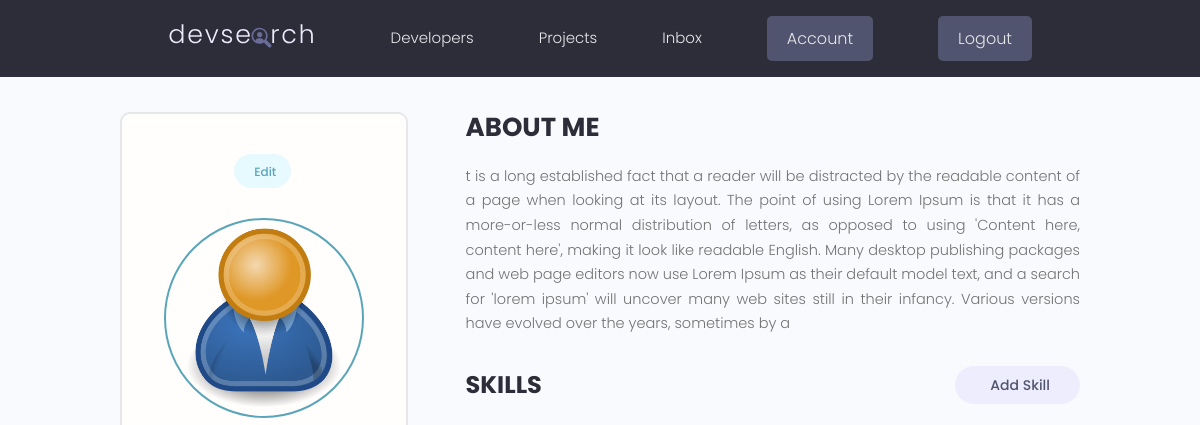
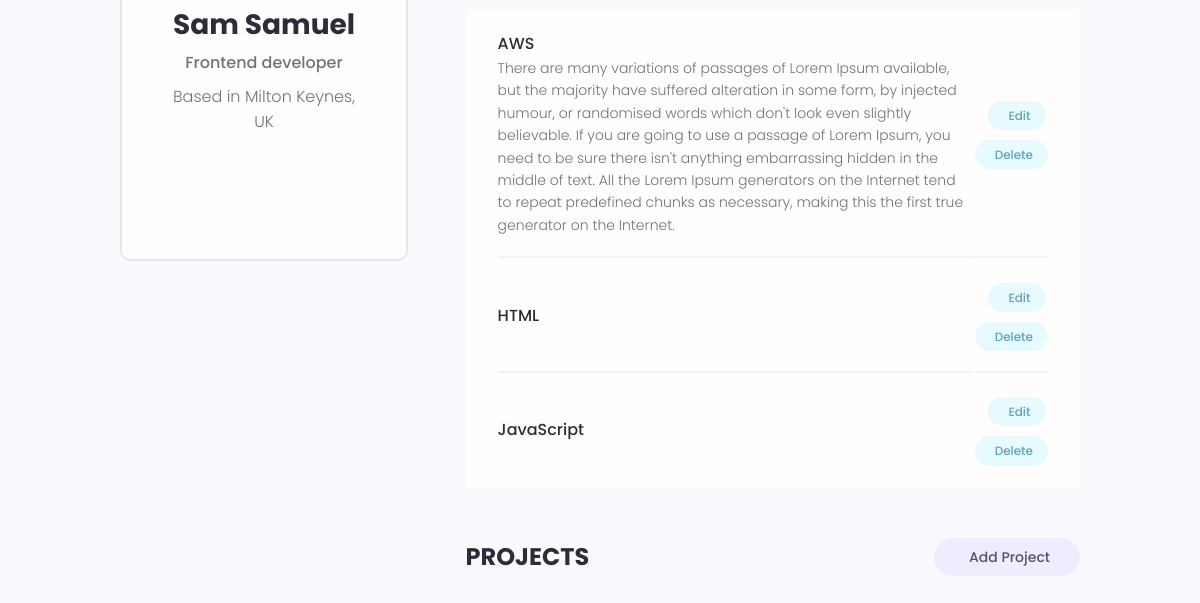
Before: /account/ (signed in) with the older database file (2 pictures, top to bottom).
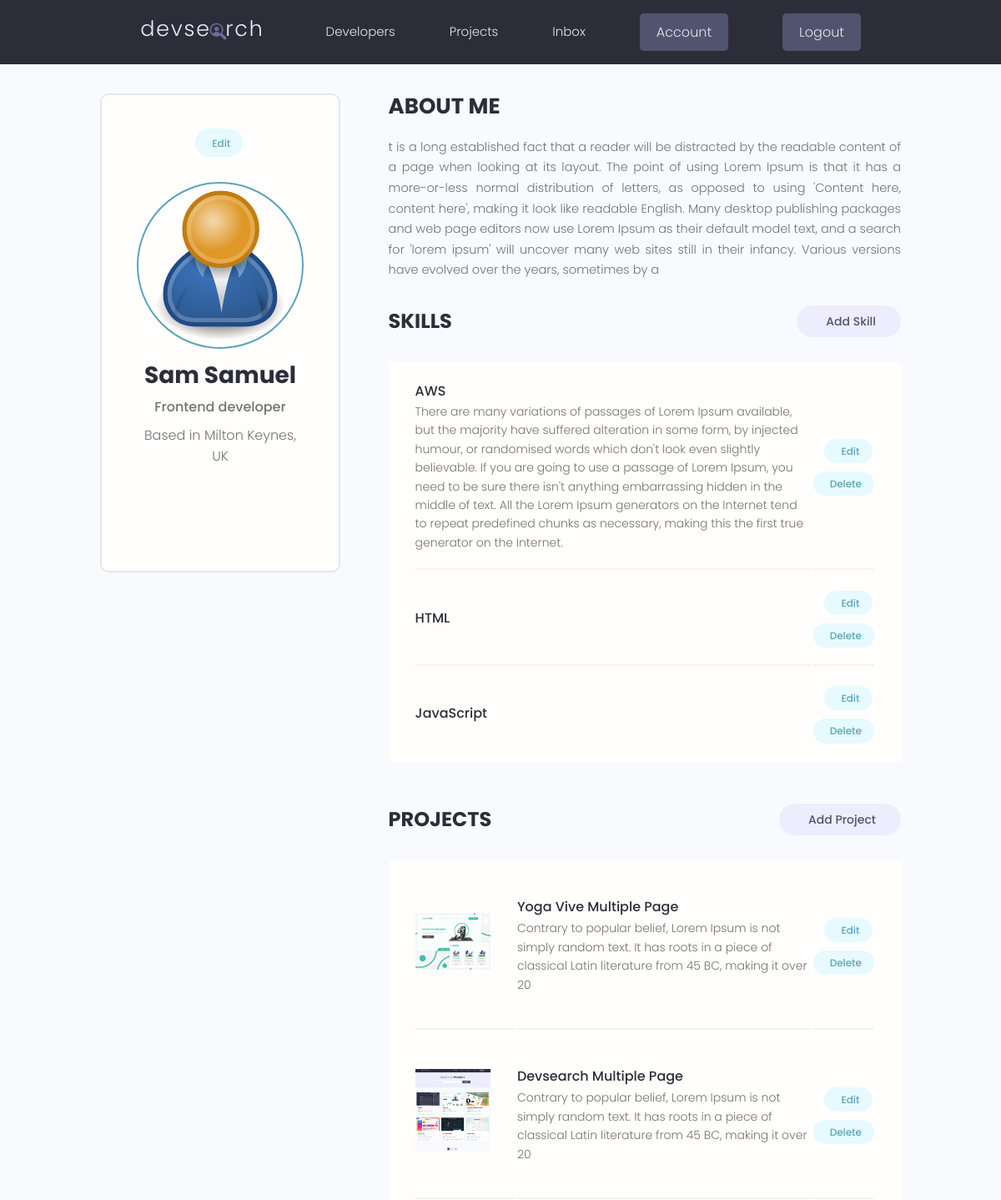
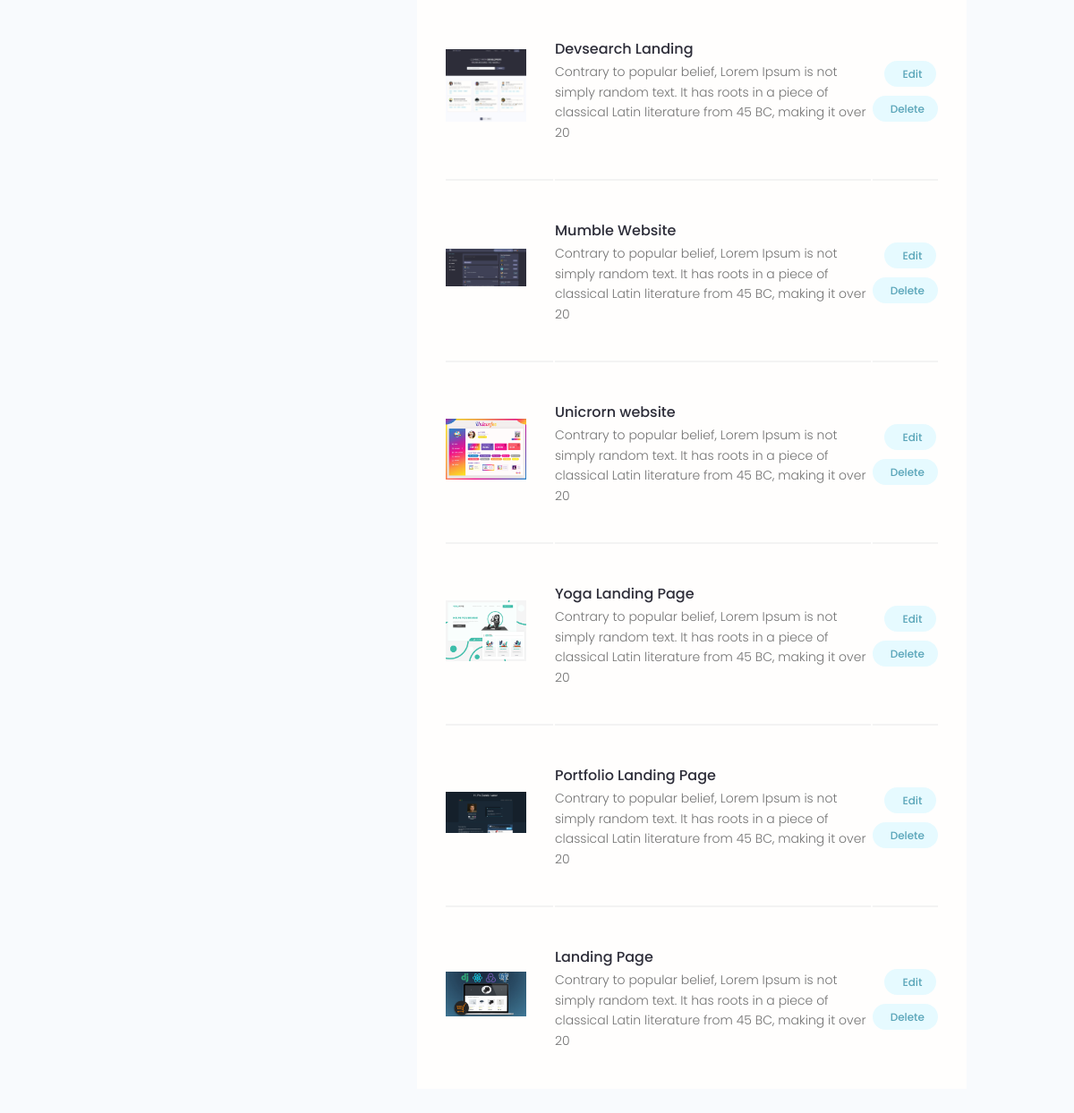
After: the same page with the newer database file (2 pictures, top to bottom).
### users/models.py (models this page shows, shortened)
class Skill(models.Model):
   owner = models.ForeignKey(Profile, on_delete=models.CASCADE, null=True, blank=True)
   name = models.CharField(max_length=200, null=True, blank=True)
   description = models.TextField(null=True, blank=True)
   created_at = models.DateTimeField(auto_now_add=True)
   id = models.UUIDField(default = uuid.uuid4, unique=True, primary_key=True, editable=False)

### projects/models.py (models this page shows, shortened)
class Projects(models.Model):
  owner = models.ForeignKey(Profile, null=True, blank=True, on_delete=models.SET_NULL)
  title = models.CharField(max_length=200)
  description = models.TextField(null=True, blank=True)
  featured_image = models.ImageField(null=True, blank=True, default="default.jpg")
  demo_link = models.CharField(max_length=2000,null=True, blank=True)
  source_link = models.CharField(max_length=2000,null=True, blank=True)
  tags = models.ManyToManyField(Tag, blank=True)
  vote_total = models.IntegerField(default=0,null=True, blank=True)
  vote_ratio = models.IntegerField(default=0,null=True, blank=True)
  created_at = models.DateTimeField(auto_now_add=True)
  id = models.UUIDField(default = uuid.uuid4, unique=True, primary_key=True, editable=False)
  class Meta:
   ordering = ['-created_at']

### users/views.py (the view)
# urls.py: path('account/', views.userAccount, name="account"),
@login_required(login_url="login")
def userAccount(request):
   profile = request.user.profile
   skills = profile.skill_set.all()
   projects = profile.projects_set.all()
   context = {'profile': profile, 'skills': skills, 'projects': projects}
   return render(request, 'users/account.html', context)

### users/templates/users/account.html (shortened to what this page needs)
{% extends 'main.html'%}
{% block content %}
<main class="settingsPage profile my-md">
  <div class="container">
    <div class="layout">
      <div class="column column--1of3">
        <div class="card text-center">
          <div class="card__body dev">
            <a class="tag tag--pill tag--main settings__btn" href="{% url 'edit-account' %}" target="_blank"> Edit</a>
            <img class="avatar avatar--xl dev__avatar" src="{{profile.profile_image.url}}" />
            <h2 class="dev__name">{{profile.name}}</h2>
            <p class="dev__title">{{profile.short_intro}}</p>
            <p class="dev__location">Based in {{profile.location}}</p>
            <ul class="dev__social">
            </ul>
          </div>
        </div>
      </div>
      <div class="column column--2of3">
        <div class="devInfo">
          <h3 class="devInfo__title">About Me</h3>
          <p class="devInfo__about">
            {{profile.bio}}
          </p>
        </div>
        <div class="settings">
          <h3 class="settings__title">Skills</h3>
          <a class="tag tag--pill tag--sub settings__btn tag--lg" href="{% url 'create-skill' %}"> Add Skill</a>
        </div>
        <table class="settings__table">
          {% for skill in skills%}
          <tr>
            <td class="settings__tableInfo">
              <h4>{{skill.name}}</h4>
              <p>
                {{skill.description}}
              </p>
            </td>
            <td class="settings__tableActions">
              <a class="tag tag--pill tag--main settings__btn" href="{% url 'update-skill' skill.id %}"
                target="_blank"> Edit</a>
              <a class="tag tag--pill tag--main settings__btn" href="{% url 'delete-skill' skill.id %}?next=/account">
                Delete</a>
            </td>
          </tr>
          {% endfor %}
        </table>
        <div class="settings">
          <h3 class="settings__title">Projects</h3>
          <a class="tag tag--pill tag--sub settings__btn tag--lg" href="{% url 'create-project'%}"> Add Project</a>
        </div>
        <table class="settings__table">
          {% for project in projects %}
          <tr>
            <td class="settings__thumbnail">
              <a href="{% url 'project' project.id %}">
                <img src="{{project.featured_image.url}}" alt="Project Thumbnail" />
              </a>
            </td>
            <td class="settings__tableInfo">
              <a href="{% url 'project' project.id %}">{{project.title}}</a>
              <p>
                {{project.description|slice:"150"}}
              </p>
            </td>
            <td class="settings__tableActions">
              <a class="tag tag--pill tag--main settings__btn" href="{% url 'update-project' project.id %}"
                target="_blank"> Edit</a>
              <a class="tag tag--pill tag--main settings__btn"
                href="{% url 'delete-project' project.id %}?next=/account">
                Delete</a>
            </td>
          </tr>
          {% endfor %}
        </table>
      </div>
    </div>
  </div>
</main>
{% endblock content %}

Changed rows visible on the page:
added Projects: featured_image (picture), title "Yoga Vive Multiple Page", description "Contrary to popular belief, Lorem Ipsum is not simply random text. It has roots in a piece of classical Latin literature from 45 BC, making it over 20"
added Projects: featured_image (picture), title "Devsearch Multiple Page", description "Contrary to popular belief, Lorem Ipsum is not simply random text. It has roots in a piece of classical Latin literature from 45 BC, making it over 20"
added Projects: featured_image (picture), title "Devsearch Landing", description "Contrary to popular belief, Lorem Ipsum is not simply random text. It has roots in a piece of classical Latin literature from 45 BC, making it over 20"
added Projects: featured_image (picture), title "Mumble Website", description "Contrary to popular belief, Lorem Ipsum is not simply random text. It has roots in a piece of classical Latin literature from 45 BC, making it over 20"
added Projects: featured_image (picture), title "Unicrorn website", description "Contrary to popular belief, Lorem Ipsum is not simply random text. It has roots in a piece of classical Latin literature from 45 BC, making it over 20"
added Projects: featured_image (picture), title "Yoga Landing Page", description "Contrary to popular belief, Lorem Ipsum is not simply random text. It has roots in a piece of classical Latin literature from 45 BC, making it over 20"
added Projects: featured_image (picture), title "Portfolio Landing Page", description "Contrary to popular belief, Lorem Ipsum is not simply random text. It has roots in a piece of classical Latin literature from 45 BC, making it over 20"
added Projects: featured_image (picture), title "Landing Page", description "Contrary to popular belief, Lorem Ipsum is not simply random text. It has roots in a piece of classical Latin literature from 45 BC, making it over 20"
